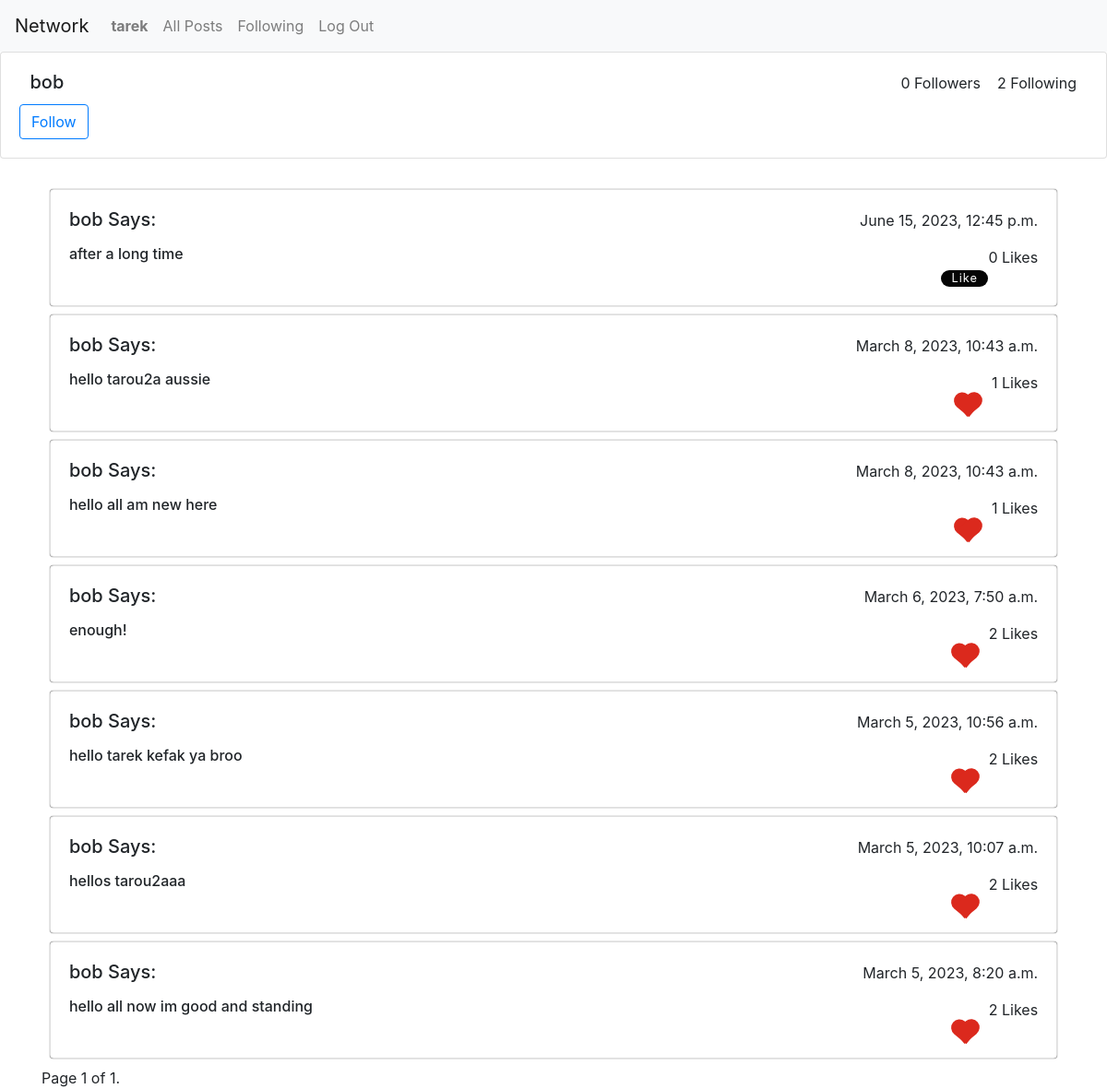
Screenshot of /1 (signed in) with the database file from the repository.
### network/models.py (models this page shows, shortened)
class User(AbstractUser):
    followers = models.ManyToManyField('self', symmetrical=False, blank=True, related_name="user_followers")
    def count_followers(self):
        return self.followers.count()
    def count_following(self):
        return User.objects.filter(followers=self).count()

class post(models.Model):
     user = models.ForeignKey(User, on_delete=models.CASCADE, related_name="user_post")
     body = models.TextField(blank=False)
     timestamp = models.DateTimeField(auto_now_add=True)
     user_likes = models.ManyToManyField(User, blank=True, related_name="user_like")

### network/views.py (the view)
# urls.py: path("<int:userid>", views.user_page,name="user_page"),
@csrf_exempt
def user_page(request,userid):
        if request.method=="POST":
            targetuser = User.objects.get(pk=userid)
            all_user_posts = targetuser.user_post.order_by("-timestamp").all()
            ptr = Paginator(all_user_posts,10)
            page_number = request.GET.get('page')
            page_obj = ptr.get_page(page_number)
            return render(request, "network/userpage.html",{
                        "page_obj":page_obj,
                        "user": targetuser,
                    })
        else:
            targetuser = User.objects.get(pk=userid)
            all_user_posts = targetuser.user_post.order_by("-timestamp").all()
            ptr = Paginator(all_user_posts,10)
            page_number = request.GET.get('page')
            page_obj = ptr.get_page(page_number)
            return render(request, "network/userpage.html",{
                        "page_obj":page_obj,
                        "user": targetuser,
                    })

### network/templates/network/userpage.html (shortened to what this page needs)
{% extends "network/layout.html" %}
{% load static %}
{% block body %}
<div class="card">
    <div class="card-body" style="width: 99%;">
      <div class="card-title"><h5 style="float:right;">
        <small>{{user.count_followers}} Followers &nbsp</small><small>&nbsp {{user.count_following}} Following</small> </h5>
        <h5 class="card-content" style="margin-left: 1%;">{{user.username}}</h5>
        </div>
       {%if request.user != user%}
        {%if request.user in user.followers.all%}
            <button id="follow_un" class="btn btn-outline-danger" onclick="follow_manage(this.value)" value="{{user.id}}">Unfollow</button>
            {%else%}
            <button id="follow_un" class="btn btn-outline-primary" onclick="follow_manage(this.value)" value="{{user.id}}">Follow</button>
        {%endif%}
      {%endif%}
    </div>
  </div>
    <br>
  <div class="container-lg">
    {%for posts in page_obj%}
        <div class="post_li card">
            <div class="card-body">
                <div class="card-title"><h5 style="float:right;"><small>{{posts.timestamp}}</small></h5><h5 class="card-content">
                    <p>{{posts.user}}</a> Says:</p>
                    <h5  class="card-content" style="float:right;"><small><span class="like_c">{{posts.user_likes.count}}</span> Likes</small></h5>
                </div>
                    <h6 class="card-text">{{posts.body}}</h6>
                    <div style="float:right;">
                        {%if request.user in posts.user_likes.all%}
                            <div class="heart-btn">
                                <button class="like-btn"><span>Like</span></button>
                            </div>
                            {%else%}
                            <div class="heart-btn">
                                <button class="like-btn"><span>Like</span></button>
                            </div>
                        {%endif%}
                    </div>
            </div>
        </div>
  {%endfor%}
        <div class="pagination">
            <span class="step-links">
                <span class="current">
                    Page {{ page_obj.number }} of {{ page_obj.paginator.num_pages }}.
                </span>
            </span>
        </div>
  </div>
{%endblock%}

### network/templates/network/layout.html (shortened to what this page needs)
{% load static %}
<!DOCTYPE html>
<html lang="en">
    <head>
        <link rel="stylesheet" href="https://stackpath.bootstrapcdn.com/bootstrap/4.4.1/css/bootstrap.min.css">
        <link href="{% static 'network/styles.css' %}" rel="stylesheet">
    </head>
    <body>
        <nav class="navbar navbar-expand-lg navbar-light bg-light">
            <a class="navbar-brand" href="#">Network</a>
            <div>
              <ul class="navbar-nav mr-auto">
                {% if user.is_authenticated %}
                    <li class="nav-item">
                        <a class="nav-link" href="#"><strong>{{ request.user.username }}</strong></a>
                    </li>
                {% endif %}
                <li class="nav-item">
                  <a class="nav-link" href="{% url 'index' %}">All Posts</a>
                </li>
                {% if user.is_authenticated %}
                    <li class="nav-item">
                        <a class="nav-link" href="{% url 'following' %}">Following</a>
                    </li>
                    <li class="nav-item">
                        <a class="nav-link" href="{% url 'logout' %}">Log Out</a>
                    </li>
                {% endif %}
              </ul>
            </div>
          </nav>
        <div class="body">
            {% block body %}
            {% endblock %}
        </div>
    </body>
</html>

### network/static/network/styles.css (style rules this page uses)
.post_li { margin: 0.8%; list-style-type: none; box-shadow: 0 0 1px rgb(0, 0, 0); transition: ease-in 280ms; }
.heart-btn { width: 4em; height: 1.4em; position: relative; font-size: 0.8em; }
.like-btn { background: transparent; border: none; outline: none; color: #fff; letter-spacing: 1px; font-size: 1em; }
.heart-btn .like-btn::before, .heart-btn .like-btn::after { content: ''; position: absolute; top: 0; width: 50%; height: 100%; background-color: #050505; z-index: 0; transition: 0.4s; }
.heart-btn .like-btn::before { left: 0; border-radius: 1em 0 0 1em; }
.heart-btn .like-btn::after { right: 0; border-radius: 0 1em 1em 0; }
.heart-btn span { position: absolute; z-index: 1; top: 50%; left: 50%; transform: translate(-50%,-50%); }
input[type="checkbox"]:checked + .like-btn::before { transform: rotate(39.5deg) translate(0.5em , -0.525em); animation: glow 0.6s ease-in 0.4s forwards; }
input[type="checkbox"]:checked + .like-btn::after { transform: rotate(-39.5deg) translate(-0.5em , -0.525em); animation: glow 0.6s ease-in 0.4s forwards; }

### rows the page displays
User: user.username "tarek"
User: count_followers "0", count_following "2", username "bob"
post: timestamp "June 15, 2023, 12:45 p.m.", user "bob", user_likes.count "0", body "after a long time"
post: timestamp "March 8, 2023, 10:43 a.m.", user "bob", user_likes.count "1", body "hello tarou2a aussie"
post: timestamp "March 8, 2023, 10:43 a.m.", user "bob", user_likes.count "1", body "hello all am new here"
post: timestamp "March 6, 2023, 7:50 a.m.", user "bob", user_likes.count "2", body "enough!"
post: timestamp "March 5, 2023, 10:56 a.m.", user "bob", user_likes.count "2", body "hello tarek kefak ya broo"
post: timestamp "March 5, 2023, 10:07 a.m.", user "bob", user_likes.count "2", body "hellos tarou2aaa"
post: timestamp "March 5, 2023, 8:20 a.m.", user "bob", user_likes.count "2", body "hello all now im good and standing"

### other values shown
{{ page_obj.number }} "1"
{{ page_obj.paginator.num_pages }} "1"
